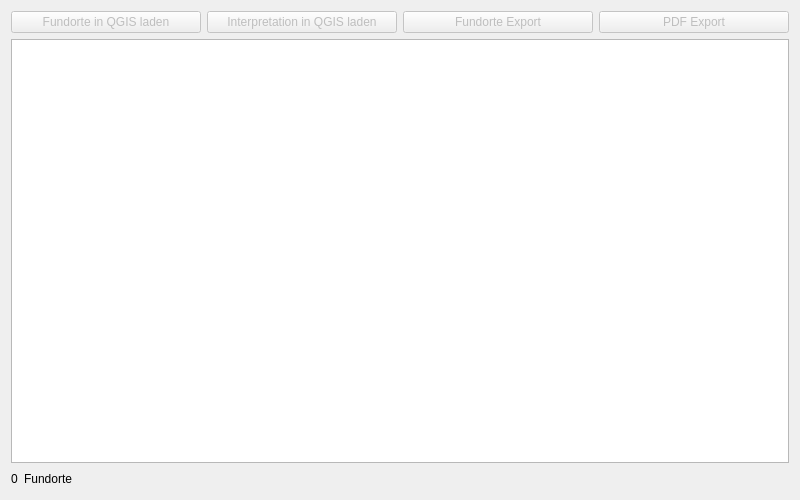
<?xml version="1.0" encoding="UTF-8"?>
<ui version="4.0">
 <class>apisSiteSelectionListDialog</class>
 <widget class="QDialog" name="apisSiteSelectionListDialog">
  <property name="windowModality">
   <enum>Qt::ApplicationModal</enum>
  </property>
  <property name="geometry">
   <rect>
    <x>0</x>
    <y>0</y>
    <width>800</width>
    <height>500</height>
   </rect>
  </property>
  <property name="windowTitle">
   <string>APIS Fundorte Auswahl</string>
  </property>
  <layout class="QVBoxLayout" name="verticalLayout">
   <item>
    <layout class="QHBoxLayout" name="horizontalLayout">
     <item>
      <widget class="QPushButton" name="uiViewSitesBtn">
       <property name="enabled">
        <bool>false</bool>
       </property>
       <property name="text">
        <string>Fundorte in QGIS laden</string>
       </property>
       <property name="icon">
        <iconset resource="resource.qrc">
         <normaloff>:/plugins/APIS/icons/images.png</normaloff>:/plugins/APIS/icons/images.png</iconset>
       </property>
       <property name="iconSize">
        <size>
         <width>24</width>
         <height>24</height>
        </size>
       </property>
       <property name="autoDefault">
        <bool>false</bool>
       </property>
      </widget>
     </item>
     <item>
      <widget class="QPushButton" name="uiViewInterpretationBtn">
       <property name="enabled">
        <bool>false</bool>
       </property>
       <property name="text">
        <string>Interpretation in QGIS laden</string>
       </property>
       <property name="icon">
        <iconset resource="resource.qrc">
         <normaloff>:/plugins/APIS/icons/extractgps.png</normaloff>:/plugins/APIS/icons/extractgps.png</iconset>
       </property>
       <property name="iconSize">
        <size>
         <width>24</width>
         <height>24</height>
        </size>
       </property>
       <property name="autoDefault">
        <bool>false</bool>
       </property>
      </widget>
     </item>
     <item>
      <widget class="QPushButton" name="uiExportSitesBtn">
       <property name="enabled">
        <bool>false</bool>
       </property>
       <property name="text">
        <string>Fundorte Export</string>
       </property>
       <property name="icon">
        <iconset resource="resource.qrc">
         <normaloff>:/plugins/APIS/icons/extractgps.png</normaloff>:/plugins/APIS/icons/extractgps.png</iconset>
       </property>
       <property name="iconSize">
        <size>
         <width>24</width>
         <height>24</height>
        </size>
       </property>
       <property name="autoDefault">
        <bool>false</bool>
       </property>
      </widget>
     </item>
     <item>
      <widget class="QPushButton" name="uiExportListAsPdfBtn">
       <property name="enabled">
        <bool>false</bool>
       </property>
       <property name="text">
        <string>PDF Export</string>
       </property>
       <property name="icon">
        <iconset resource="resource.qrc">
         <normaloff>:/plugins/APIS/icons/print.png</normaloff>:/plugins/APIS/icons/print.png</iconset>
       </property>
       <property name="iconSize">
        <size>
         <width>24</width>
         <height>24</height>
        </size>
       </property>
       <property name="autoDefault">
        <bool>false</bool>
       </property>
      </widget>
     </item>
    </layout>
   </item>
   <item>
    <widget class="QTableView" name="uiSiteListTableV">
     <property name="gridStyle">
      <enum>Qt::DotLine</enum>
     </property>
     <property name="sortingEnabled">
      <bool>false</bool>
     </property>
    </widget>
   </item>
   <item>
    <layout class="QHBoxLayout" name="horizontalLayout_2">
     <item>
      <widget class="QLabel" name="uiImageCountLbl">
       <property name="text">
        <string>0</string>
       </property>
       <property name="alignment">
        <set>Qt::AlignCenter</set>
       </property>
      </widget>
     </item>
     <item>
      <widget class="QLabel" name="label">
       <property name="text">
        <string>Fundorte</string>
       </property>
       <property name="alignment">
        <set>Qt::AlignCenter</set>
       </property>
      </widget>
     </item>
     <item>
      <widget class="QLabel" name="uiInfoLbl">
       <property name="text">
        <string/>
       </property>
      </widget>
     </item>
     <item>
      <spacer name="horizontalSpacer_4">
       <property name="orientation">
        <enum>Qt::Horizontal</enum>
       </property>
       <property name="sizeHint" stdset="0">
        <size>
         <width>40</width>
         <height>20</height>
        </size>
       </property>
      </spacer>
     </item>
    </layout>
   </item>
  </layout>
 </widget>
 <tabstops>
  <tabstop>uiSiteListTableV</tabstop>
  <tabstop>uiViewSitesBtn</tabstop>
  <tabstop>uiViewInterpretationBtn</tabstop>
  <tabstop>uiExportSitesBtn</tabstop>
  <tabstop>uiExportListAsPdfBtn</tabstop>
 </tabstops>
 <resources>
  <include location="resource.qrc"/>
 </resources>
 <connections/>
</ui>
